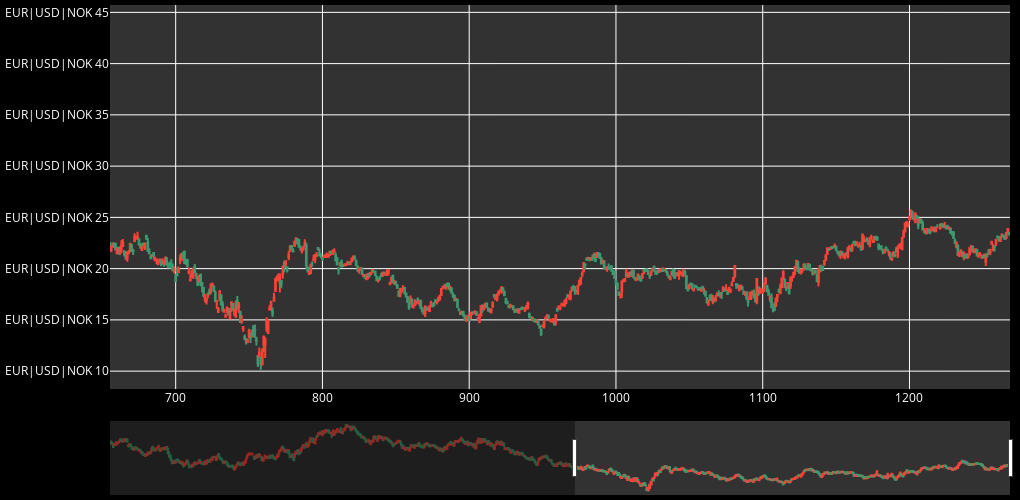

Here is the notebook cell this chart was saved with:
### Code cell
import plotly.graph_objects as go
# Retrieve company data for sector-stock matching
sql="""SELECT * FROM company"""
try:
    company_df=pd.read_sql(sql, engine)
    pd.set_option('display.expand_frame_repr', False)
    logger.info("You have successfully retrieved the company data!")
except Exception as ex:
    logger.info("Sorry! Something went wrong! I guess, there is no data available. Have you stored the data in the database?\n"+ ex)
print(company_df)


# Creating a dictionary with the economic sectors with their respective stocks. Thereafter we'll convert it into
# a json file so we don't need to read the data source page multiple times.
subdf=company_df[["symbol", "sector"]]

stocks_sectors_dict=subdf.to_dict(orient='list')
#print(stocks_sectors_dict)

# Implementing the economic sector names as the dictionary key and their stocks as values.
d = {}
for stock, sector in zip(stocks_sectors_dict['symbol'], stocks_sectors_dict['sector']):
    if sector not in d.keys():
        d[sector] = [stock]
    else:
        d[sector].append(stock)

# Converting it into a json file
with open("sector_stocks.json", "w") as outfile:
    json.dump(d, outfile)

#--- Stock-currency Mapping
subdf_curr=company_df[["symbol", "currency"]]

stocks_curr_dict=subdf_curr.to_dict(orient='list')
#print(stocks_sectors_dict)

# Implementing the stock names as the dictionary key and their currency as values.
d = {}
for stock, curr in zip(stocks_curr_dict['symbol'], stocks_curr_dict['currency']):
    if stock not in d.keys():
        d[stock] = [curr]
    else:
        d[stock].append(curr)

# Converting it into a json file
with open("stocks_curr.json", "w") as outfile_curr:
    json.dump(d, outfile_curr)

# Prepare ticker list for making web request with pandas DataReader
tickers=company_df['symbol'].values.tolist()

# A function that is going to retrieve the stocks' price variation.
end=date.today()
def variation(ticker):
    df = get_price_table(ticker) # from my fmp-package
    return df['changePercent'].iloc[0] # the latest percentage change value is in first row in column 'changePercent' --> FMP delivers it! Easy!

carousel_prices = {}
for stock in tickers:
    # Calculating the stocks' price variation and storing it in the 'carousel_prices' dictionary.
    carousel_prices[stock] = variation(stock)

# Turning 'carousel_prices' into a json file.
with open('carousel_prices.json', 'w') as outfile:
    json.dump(carousel_prices, outfile)

# Loading the dashboard's json files.
sector_stocks = json.load(open('sector_stocks.json', 'r'))
carousel_prices = json.load(open('carousel_prices.json', 'r'))
stocks_curr = json.load(open('stocks_curr.json', 'r'))

# The standard stock displayed when the dashboard is initialized will be Infineon, IFX.DE.
standard_disp = get_price_table('IFX.DE')

# 'standard_disp_variation' is stored inside the card that shows the stock's current price.
standard_disp_variation = standard_disp['changePercent'].iloc[0]

#====================================================#
# START STYLING OF APP
#====================================================#

# 'fig' exposes a candlestick chart with the prices of the stock since 2015.
fig = go.Figure()
fig.add_trace(go.Candlestick(x=standard_disp.index,
                             open=standard_disp['open'],
                             close=standard_disp['close'],
                             high=standard_disp['high'],
                             low=standard_disp['low'],
                             name='Stock Price'))
fig.update_layout(
    plot_bgcolor='rgb(50, 50, 50)',
    paper_bgcolor='black', # check colors here: https://plotly.com/python-api-reference/generated/plotly.graph_objects.layout.html
    font_color='white',
    height=500,
    width=1020,
    margin=dict(l=10, r=10, b=5, t=5),
    autosize=False,
    showlegend=False
)

# Setting the graph to display the current prices in a first moment. Nonetheless,the user can also manually ajust the zoom size
# either by selecting a section of the chart or using one of the time span buttons available.
# The default
min_date = '2021-01-01'
max_date = end
fig.update_xaxes(range=[min_date, end])
fig.update_yaxes(tickprefix='EUR|USD|NOK ')

### Figure 1 — Plotly figure (JSON) as saved in the notebook; plotly's stock layout.template omitted (floating-point values rounded to 4 significant figures; data arrays with more than 128 entries replaced by an {"elided": "..."} marker saying what was removed)
{"data": [{"close": {"elided": "1269 float values"}, "high": {"elided": "1269 float values"}, "low": {"elided": "1269 float values"}, "name": "Stock Price", "open": {"elided": "1269 float values"}, "type": "candlestick", "x": {"elided": "1269 int values"}}], "layout": {"autosize": false, "font": {"color": "white"}, "height": 500, "margin": {"b": 5, "l": 10, "r": 10, "t": 5}, "paper_bgcolor": "black", "plot_bgcolor": "rgb(50, 50, 50)", "showlegend": false, "width": 1020, "xaxis": {"autorange": false, "range": [655.2, 1268.0], "rangeslider": {"autorange": true, "range": [-0.5, 1268.0], "yaxis": {"_template": null, "rangemode": "match"}}, "type": "linear"}, "yaxis": {"autorange": true, "range": [8.259, 45.72], "tickprefix": "EUR|USD|NOK "}}}
